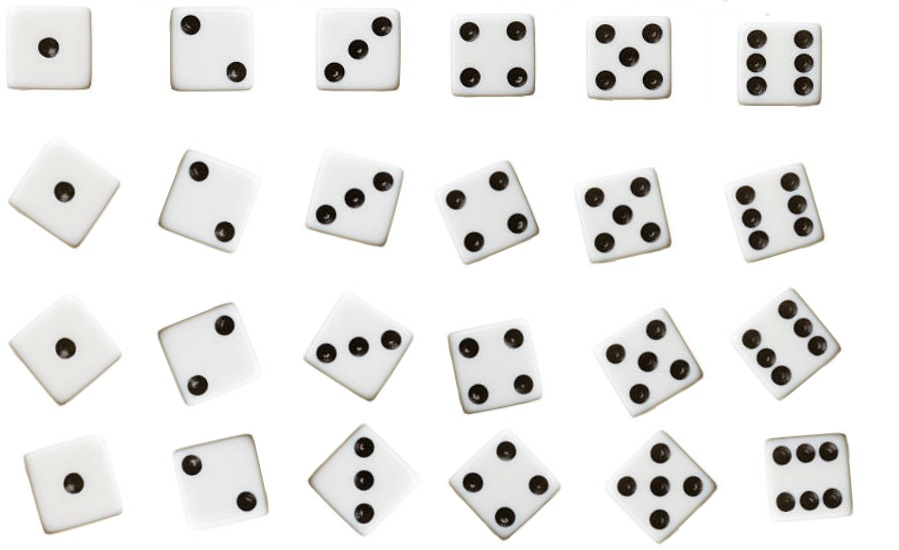
#> input picture PIM/projeto3/images/dados.jpg, 899 x 550 px; its folder holds only this picture in this run
$ python main.py
#> lines starting #> are read from the running program, lines starting #| are printed output that depends on the picture; after the words box and inside, x2 and y2 are one past the last pixel; in counts of white or black regions, pixels touching at a corner belong together
import cv2
import os

IMAGES_FOLDER = os.path.join(os.path.abspath(
    os.path.dirname(__file__)), "../images/")

RED = (0, 0, 255)


def main():
    imgs = os.listdir(IMAGES_FOLDER)
    for name in imgs:
        img = cv2.imread(IMAGES_FOLDER + name)
#> img is the input picture: shape (550, 899, 3); mean B, G, R 233.1, 234.2, 234.7
        # showImg("Original", img)
        imgray = cv2.cvtColor(img, cv2.COLOR_BGR2GRAY)
        ret, thresh = cv2.threshold(imgray, 250, 255, cv2.THRESH_BINARY_INV)
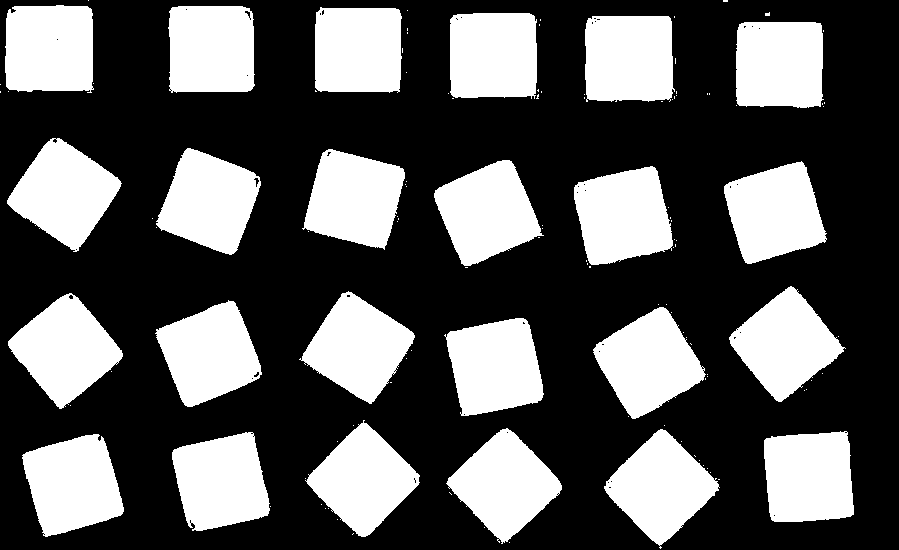
#> thresh: shape (550, 899); 35.5% white; 123 white regions (99 under 20 px), largest, box (x1, y1, x2, y2) and area: (593, 307, 706, 419) 7417, (574, 166, 673, 265) 7407, (7, 138, 122, 252) 7406
        thresh = cv2.medianBlur(thresh, 21)
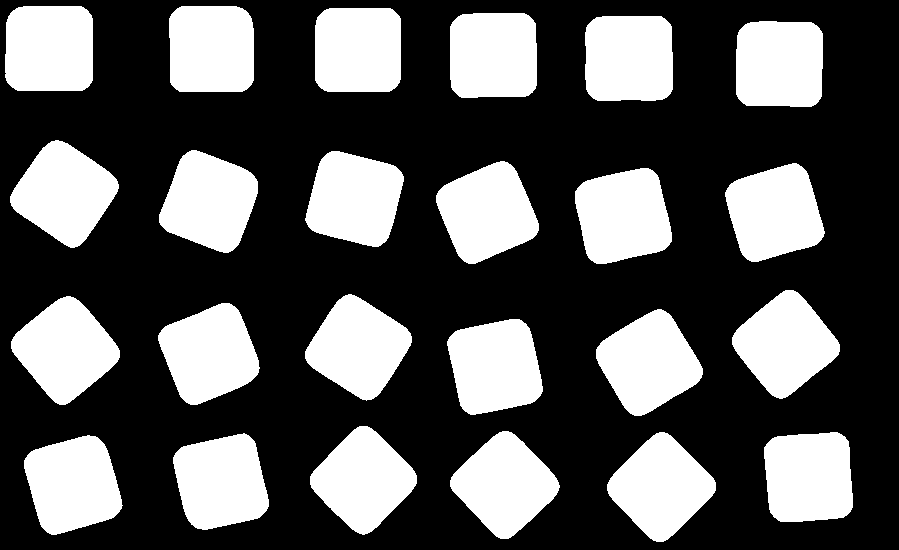
#> thresh: shape (550, 899); 34.7% white; 24 white regions
        # showImg('Thresh', thresh)
        contours, hierarchy = cv2.findContours(
            thresh, cv2.RETR_TREE, cv2.CHAIN_APPROX_SIMPLE)
#> contours = 24 contours; largest, box (x1, y1, x2, y2) and area: (596, 309, 703, 416) 7139, (11, 296, 120, 405) 7125, (10, 140, 119, 248) 7125, (607, 432, 716, 542) 7124, (575, 168, 672, 264) 7110
        cv2.drawContours(img, contours, -1, RED, 2)
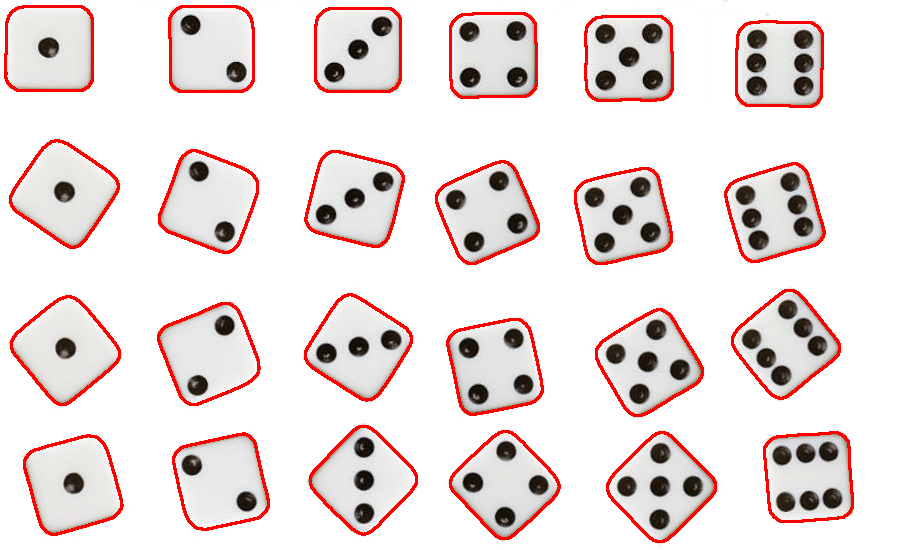
#> img: shape (550, 899, 3); 5.16% of pixels changed, all inside (x1, y1, x2, y2) = (4, 5, 854, 543)
        for contour in contours:
            x, y, w, h = cv2.boundingRect(contour)
            roi = img[y:y+h, x:x+w]
            detector = cv2.SimpleBlobDetector_create()
            points = detector.detect(roi)
            if len(points) > 0:
                cv2.putText(img, str(len(points)), (x+w, y+h),
                            cv2.FONT_HERSHEY_SIMPLEX, .5, RED, 2)
#> this loop made 24 passes
#> (x, y, w, h) on passes 3, 4, 5, 6, 7, 8, 11, 12, 13, 14, 15, 16: (764, 432, 89, 90), (607, 432, 109, 110), (450, 431, 110, 108), (310, 426, 107, 109), (447, 319, 96, 96), (596, 309, 107, 107), (305, 294, 107, 107), (732, 290, 108, 109), (575, 168, 97, 96), (725, 163, 100, 99), (436, 161, 103, 103), (305, 151, 99, 96)
#> (x, y, w, h, points) on passes 1, 2, 9, 10, 17, 18: (24, 435, 99, 100, 1 keypoints; (x, y, size): (49, 48, 22)), (173, 433, 96, 97, 2 keypoints; (x, y, size): (18, 32, 21.5), (73, 68, 20.5)), (158, 303, 102, 102, 2 keypoints; (x, y, size): (39, 82, 21.9), (66, 22, 20.7)), (11, 296, 109, 109, 1 keypoints; (x, y, size): (54, 52, 22.2)), (159, 150, 99, 103, 2 keypoints; (x, y, size): (65, 81, 21.7), (39, 21, 20.7)), (10, 140, 109, 108, 1 keypoints; (x, y, size): (54, 51, 22.2))
#> pass 1, in main, `roi = img[y:y+h, x:x+w]`:
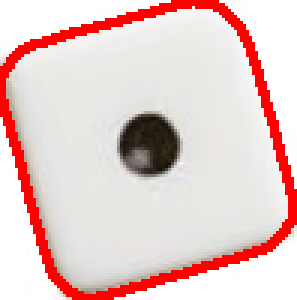
#> roi: shape (100, 99, 3) (shown 3 times larger); mean B, G, R 201.6, 204, 232.1
#> pass 3, in main, `roi = img[y:y+h, x:x+w]`:
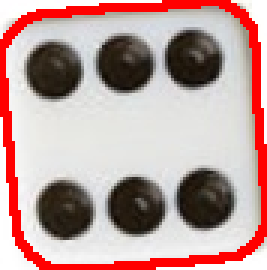
#> roi: shape (90, 89, 3) (shown 3 times larger); mean B, G, R 154.4, 157.3, 188.9
#> after the loop:
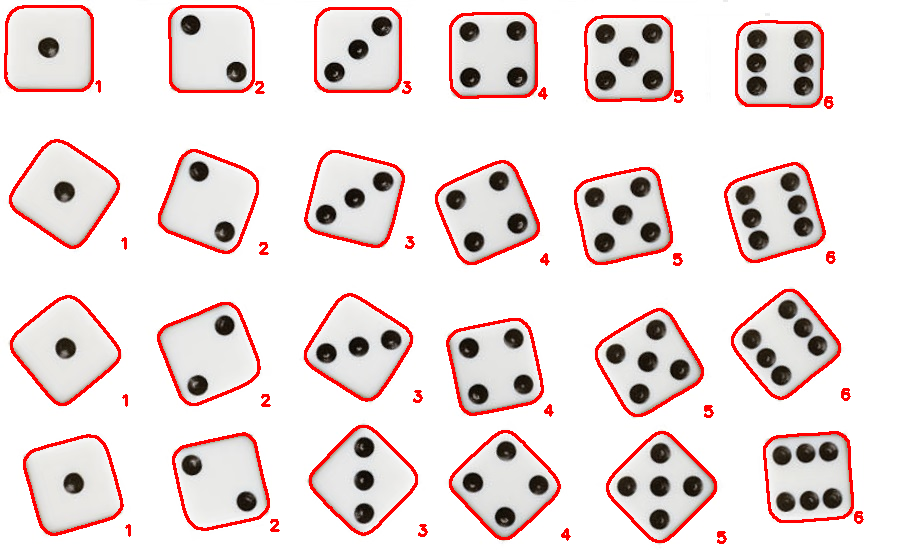
#> img: shape (550, 899, 3); 0.36% of pixels changed, all inside (x1, y1, x2, y2) = (95, 80, 864, 544)
#> after the loop:
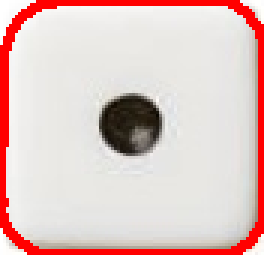
#> roi: shape (85, 88, 3) (shown 3 times larger); mean B, G, R 194, 197.2, 224.8
        showImg('Dices', img)


def showImg(name, img):
    cv2.imshow(name, img)
    cv2.waitKey(0)
    cv2.destroyAllWindows()


if __name__ == "__main__":
    main()
